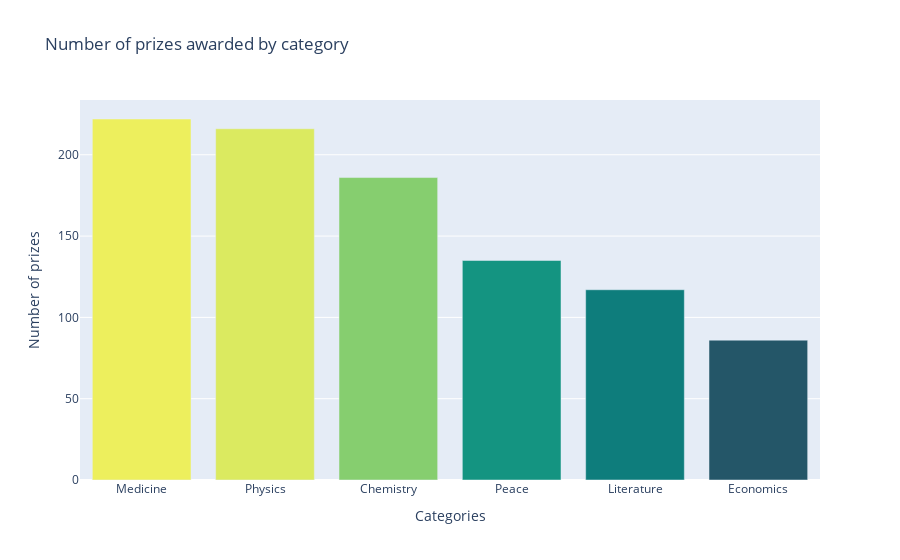

This figure's notebook cell:
### Code cell
v_bar = px.bar(labels=np.array(categories.index), x=np.array(categories.index), y=categories.values, 
       title="Number of prizes awarded by category", color=categories.values, color_continuous_scale='Aggrnyl')
v_bar.update_layout(xaxis_title = 'Categories', yaxis_title = 'Number of prizes', 
                    coloraxis_showscale=False)
v_bar.show()

### Figure 1 — Plotly figure (JSON) as saved in the notebook; plotly's stock layout.template omitted (floating-point values rounded to 4 significant figures)
{"data": [{"alignmentgroup": "True", "hovertemplate": "x=%{x}<br>y=%{y}<br>color=%{marker.color}<extra></extra>", "legendgroup": "", "marker": {"color": [222, 216, 186, 135, 117, 86], "coloraxis": "coloraxis", "pattern": {"shape": ""}}, "name": "", "offsetgroup": "", "orientation": "v", "showlegend": false, "textposition": "auto", "type": "bar", "x": ["Medicine", "Physics", "Chemistry", "Peace", "Literature", "Economics"], "xaxis": "x", "y": [222, 216, 186, 135, 117, 86], "yaxis": "y"}], "layout": {"barmode": "relative", "coloraxis": {"colorbar": {"title": {"text": "color"}}, "colorscale": [[0, "rgb(36, 86, 104)"], [0.1667, "rgb(15, 114, 121)"], [0.3333, "rgb(13, 143, 129)"], [0.5, "rgb(57, 171, 126)"], [0.6667, "rgb(110, 197, 116)"], [0.8333, "rgb(169, 220, 103)"], [1, "rgb(237, 239, 93)"]], "showscale": false}, "legend": {"tracegroupgap": 0}, "title": {"text": "Number of prizes awarded by category"}, "xaxis": {"anchor": "y", "domain": [0, 1], "title": {"text": "Categories"}}, "yaxis": {"anchor": "x", "domain": [0, 1], "title": {"text": "Number of prizes"}}}}
